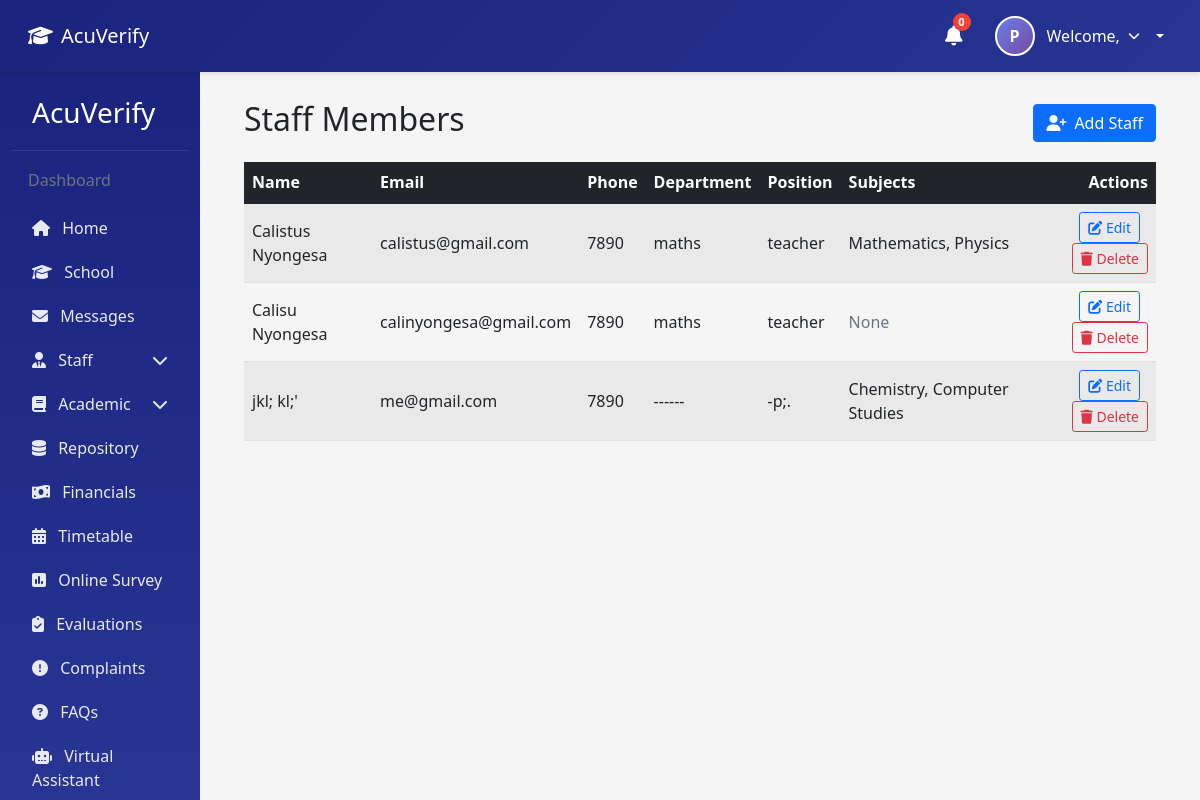
Before: /staff/ (signed in) with the older database file.
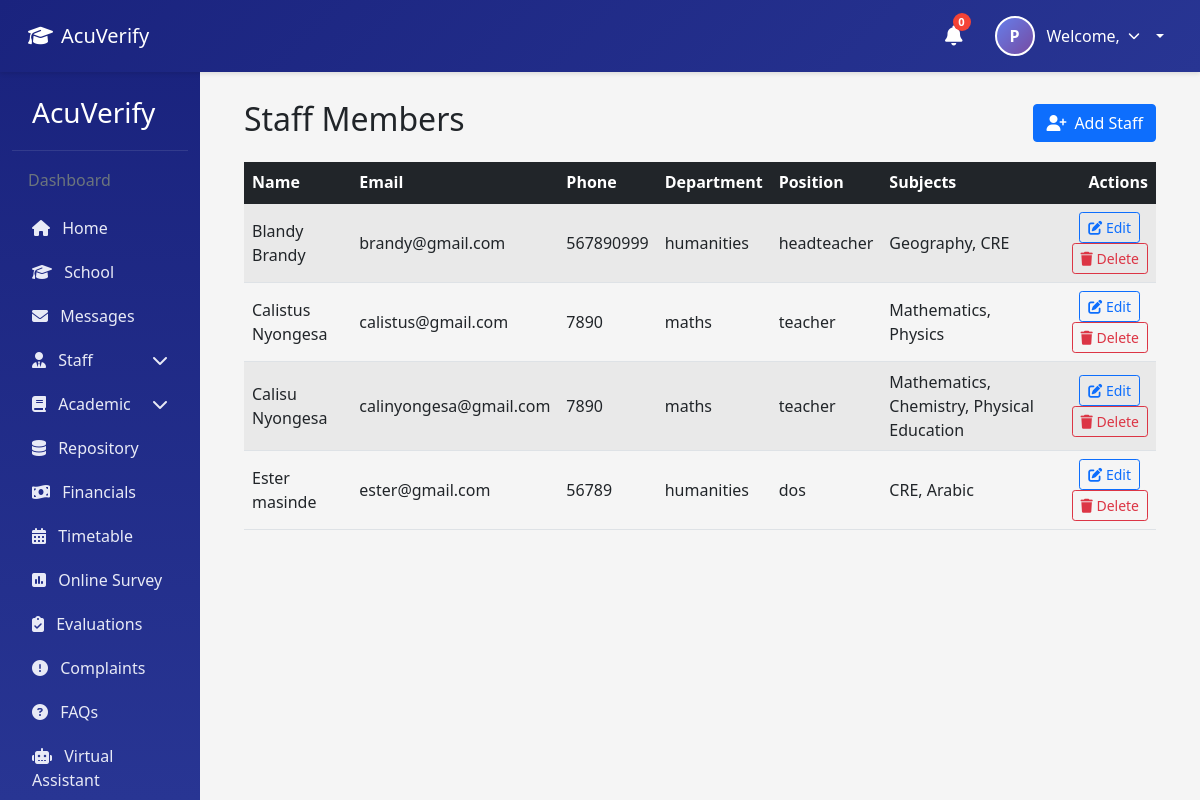
After: the same page with the newer database file.
### AcuVerifyapp/models.py (models this page shows, shortened)
class Staff(models.Model):
    GENDER_CHOICES = [
        ('M', 'Male'),
        ('F', 'Female'),
    ]
    id=models.AutoField(primary_key=True)
    fname=models.CharField(max_length=255)
    lname=models.CharField(max_length=255)
    email=models.EmailField(max_length=255, validators=[EmailValidator()])
    phone_number=models.CharField(max_length=20, blank=True, null=True)
    date_of_birth=models.DateField(null=True, blank=True)
    gender=models.CharField(max_length=1, choices=GENDER_CHOICES, blank=True, null=True)
    profile_pic=models.ImageField(upload_to='staff_profiles/', blank=True, null=True)
    address=models.TextField()
    subject_specialization=models.ManyToManyField('Subject', blank=True, related_name='specialist_staff')
    position=models.CharField(max_length=255)
    department=models.CharField(max_length=255)
    created_at=models.DateTimeField(auto_now_add=True)
    updated_at=models.DateTimeField(auto_now=True)
    objects = models.Manager()

class Subject(models.Model):
    id=models.AutoField(primary_key=True)
    subject_name=models.CharField(max_length=255)
    class_id=models.ForeignKey(Classes, on_delete=models.CASCADE, related_name='subjects')
    created_at=models.DateTimeField(auto_now_add=True)
    updated_at=models.DateTimeField(auto_now=True)
    objects=models.Manager()
    def __str__(self):
        return self.subject_name

### AcuVerifyapp/views.py (the view)
# urls.py: path('staff/', views.staff_list, name='staff_list'),
@login_required
def staff_list(request):
    staff_members = Staff.objects.all().order_by('fname', 'lname')
    return render(request, 'staff_list.html', {'staff_members': staff_members})

### AcuVerifyapp/templates/staff_list.html (shortened to what this page needs)
{% extends "base.html" %}
{% block content %}
<div class="container mt-4">
  <div class="d-flex justify-content-between align-items-center mb-3">
    <h2>Staff Members</h2>
    <a href="{% url 'register_staff' %}" class="btn btn-primary">
      <i class="fas fa-user-plus me-2"></i>Add Staff
    </a>
  </div>
  {% if staff_members %}
  <div class="table-responsive">
    <table class="table table-striped align-middle">
      <thead class="table-dark">
        <tr>
          <th>Name</th>
          <th>Email</th>
          <th>Phone</th>
          <th>Department</th>
          <th>Position</th>
          <th>Subjects</th>
          <th class="text-end">Actions</th>
        </tr>
      </thead>
      <tbody>
        {% for staff in staff_members %}
        <tr>
          <td>{{ staff.fname }} {{ staff.lname }}</td>
          <td>{{ staff.email }}</td>
          <td>{{ staff.phone_number|default:"-" }}</td>
          <td>{{ staff.department }}</td>
          <td>{{ staff.position }}</td>
          <td>
            {% with subjects=staff.subject_specialization.all %}
              {% if subjects %}
                {{ subjects|join:", " }}
              {% else %}
                <span class="text-muted">None</span>
              {% endif %}
            {% endwith %}
          </td>
          <td class="text-end">
            <a href="{% url 'edit_staff' staff.id %}" class="btn btn-sm btn-outline-primary me-2">
              <i class="fas fa-edit"></i> Edit
            </a>
            <form action="{% url 'delete_staff' staff.id %}" method="post" class="d-inline">
              <button type="submit" class="btn btn-sm btn-outline-danger" onclick="return confirm('Delete this staff member?');">
                <i class="fas fa-trash"></i> Delete
              </button>
            </form>
          </td>
        </tr>
        {% endfor %}
      </tbody>
    </table>
  </div>
  {% else %}
  <div class="alert alert-info">No staff records found.</div>
  {% endif %}
</div>
{% endblock %}

### AcuVerifyapp/templates/base.html (shortened to what this page needs)
<!DOCTYPE html>
<html lang="en">
<head>
    <link href="https://cdn.jsdelivr.net/npm/bootstrap@5.1.3/dist/css/bootstrap.min.css" rel="stylesheet">
    <link rel="stylesheet" href="https://cdnjs.cloudflare.com/ajax/libs/font-awesome/6.4.0/css/all.min.css">
</head>
<body>
    {% block navbar %}
    <nav class="navbar navbar-expand-lg navbar-custom">
        <div class="container-fluid">
            <div class="d-flex align-items-center">
                <a class="navbar-brand d-flex align-items-center" href="{% url 'home' %}">
                    <i class="fas fa-graduation-cap me-2"></i>
                    <span class="d-none d-sm-inline">AcuVerify</span>
                </a>
            </div>
            {% if user.is_authenticated %}
            <div class="user-info">
                <div class="notification-bell" title="Notifications">
                    <i class="fas fa-bell"></i>
                    <span class="notification-badge">0</span>
                </div>
                <div class="user-profile dropdown-toggle" data-bs-toggle="dropdown" aria-expanded="false">
                    <div class="profile-picture">
                        {{ user.get_full_name|default:user.username|first|upper }}
                    </div>
                    <div class="user-name">
                        <span class="user-name-text">Welcome, {{ user.first_name }} {{ user.last_name }}</span>
                        <i class="fas fa-chevron-down dropdown-arrow"></i>
                    </div>
                </div>
            </div>
            {% endif %}
        </div>
    </nav>
    {% endblock %}
    <div class="container-fluid">
        <div class="row">
            {% if user.is_authenticated %}
            <div class="col-md-3 col-lg-2 sidebar" id="sidebar">
                <h3>AcuVerify</h3>
                <h6 class="px-3 mb-3 text-muted">Dashboard</h6>
                {% block sidebar %}
                <a href="{% url 'home' %}"><i class="fas fa-home me-2"></i> Home</a>
                <a href="#"><i class="fas fa-graduation-cap me-2"></i> School</a>
                <a href="#"><i class="fas fa-envelope me-2"></i> Messages</a>
                 {% if user.is_superuser %}
                 <a class="d-flex justify-content-between align-items-center" data-bs-toggle="collapse"
                     href="#staffSubmenu" role="button" aria-expanded="false" aria-controls="staffSubmenu">
                     <span><i class="fas fa-user-tie me-2"></i> Staff</span>
                     <i class="fas fa-chevron-down"></i>
                 </a>
                 {% endif %}
                <a class="d-flex justify-content-between align-items-center" data-bs-toggle="collapse"
                    href="#academicSubmenu" role="button" aria-expanded="false" aria-controls="academicSubmenu">
                    <span><i class="fas fa-book me-2"></i> Academic</span>
                    <i class="fas fa-chevron-down"></i>
                </a>
                <a href="#"><i class="fas fa-database me-2"></i> Repository</a>
                <a href="#"><i class="fas fa-money-bill-wave me-2"></i> Financials</a>
                <a href="#"><i class="fas fa-calendar-alt me-2"></i> Timetable</a>
                <a href="#"><i class="fas fa-poll me-2"></i> Online Survey</a>
                <a href="#"><i class="fas fa-clipboard-check me-2"></i> Evaluations</a>
                <a href="#"><i class="fas fa-exclamation-circle me-2"></i> Complaints</a>
                <a href="#"><i class="fas fa-question-circle me-2"></i> FAQs</a>
                <a href="#"><i class="fas fa-robot me-2"></i> Virtual Assistant</a>
                {% endblock %}
            </div>
            {% endif %}
            <div class="{% if user.is_authenticated %}col-md-9 col-lg-10{% else %}col-12{% endif %} main-content"
                id="mainContent">
                {% block content %}
                {% endblock %}
            </div>
        </div>
    </div>
</body>
</html>

### AcuVerifyapp/templates/base.html (style rules this page uses)
:root { --primary-color: #1a237e; --secondary-color: #283593; --accent-color: #3949ab; }
body { font-family: 'Segoe UI', Tahoma, Geneva, Verdana, sans-serif; background-color: #f5f5f5; padding-top: 56px; }
.sidebar { background: linear-gradient(180deg, var(--primary-color), var(--secondary-color)); min-height: calc(100vh - 56px); color: white; padding-top: 20px; position: sticky; top: 56px; height: calc(100vh - 56px); overflow-y: auto; transition: transform 0.3s ease-in-out; }
.sidebar a { color: #e8eaf6; text-decoration: none; display: block; padding: 10px 20px; transition: all 0.3s; }
.sidebar h3 { padding: 20px; border-bottom: 1px solid rgba(255, 255, 255, 0.1); margin-bottom: 20px; }
.main-content { padding: 20px; transition: margin-left 0.3s ease-in-out; }
.navbar-custom { background: linear-gradient(135deg, var(--primary-color), var(--secondary-color)); color: white; padding: 0.75rem 1rem; box-shadow: 0 2px 4px rgba(0, 0, 0, 0.1); position: fixed; top: 0; left: 0; right: 0; z-index: 1050; }
.navbar-custom .navbar-brand, .navbar-custom .nav-link { color: white; }
.user-info { display: flex; align-items: center; gap: 1rem; }
.notification-bell { position: relative; color: white; font-size: 1.25rem; padding: 0.5rem; cursor: pointer; }
.notification-badge { position: absolute; top: 0; right: 0; background-color: #f44336; color: white; border-radius: 50%; width: 18px; height: 18px; font-size: 0.7rem; display: flex; align-items: center; justify-content: center; font-weight: bold; }
.user-profile { display: flex; align-items: center; gap: 0.75rem; cursor: pointer; padding: 0.25rem 0.5rem; border-radius: 20px; transition: background-color 0.3s; }
.profile-picture { width: 40px; height: 40px; border-radius: 50%; background: linear-gradient(135deg, #667eea 0%, #764ba2 100%); display: flex; align-items: center; justify-content: center; color: white; font-weight: bold; border: 2px solid white; }
.user-name { display: flex; align-items: center; gap: 0.5rem; }
.user-name-text { font-weight: 500; }
.dropdown-arrow { font-size: 0.75rem; }

Changed rows visible on the page:
removed Staff: fname "jkl;", lname "kl;'", email "me@gmail.com", phone_number "7890", department "------", position "-p;.", subject_specialization.all "Chemistry, Computer Studies"
added Staff: fname "Blandy", lname "Brandy", email "brandy@gmail.com", phone_number "567890999", department "humanities", position "headteacher", subject_specialization.all "Geography, CRE"
changed Staff "Calisu": subject_specialization.all (not shown) → "Mathematics, Chemistry, Physical Education"; no longer shows "None"
added Staff: fname "Ester", lname "masinde", email "ester@gmail.com", phone_number "56789", department "humanities", position "dos", subject_specialization.all "CRE, Arabic"
